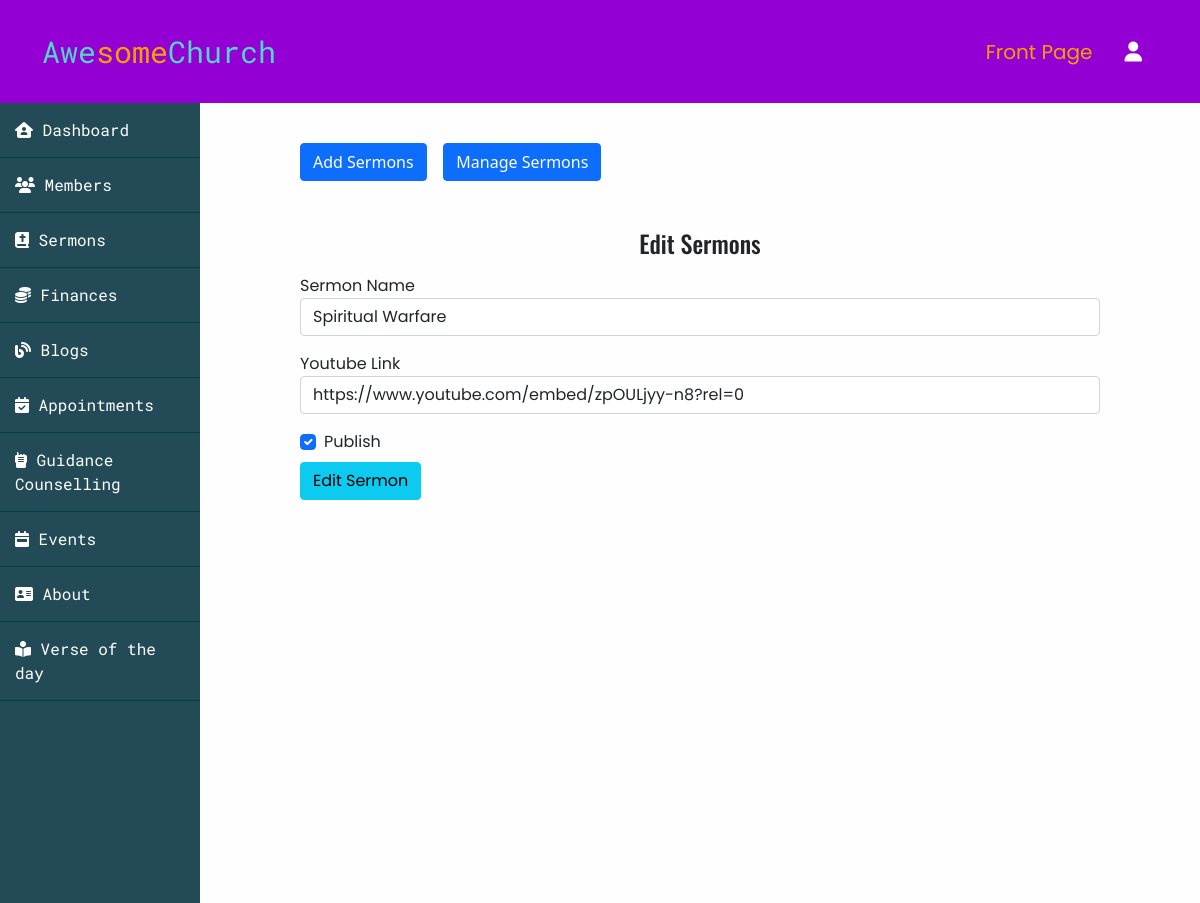
The page /admin/sermons/editSermon.php?id=2 on the database its author committed.
### tables this page shows
CREATE TABLE `sermons` (
  `id` int(255) NOT NULL,
  `admin_id` int(255) NOT NULL,
  `sermon_name` varchar(255) NOT NULL,
  `youtube_link` varchar(255) NOT NULL,
  `publish` tinyint(4) NOT NULL
);

### app/controllers/sermons.php (called while the page is built, shortened)
<?php
    include(ROOT_PATH . "/app/database/db.php");
    $table = 'sermons';
    if (isset($_GET['id'])) {
        $id = $_GET['id'];
        $sermon = selectOne($table, ['id' => $id]);
        $sermon_name = $sermon['sermon_name'];
        $youtube_link = $sermon['youtube_link'];
    }

### app/database/db.php (called while the page is built, shortened)
<?php
    require("connect.php");
    function executeQuery($sql, $data){
        global $conn;
        $stmt = $conn->prepare($sql);
        $values = array_values($data);
        $types = str_repeat('s', count($values));
        $stmt->bind_param($types, ...$values);
        $stmt->execute();
        return $stmt;
    }
    function selectOne($table, $conditions){
        $sql = "SELECT * FROM $table";
        $i = 0;
        foreach($conditions as $key => $value){
            if ($i === 0) {
                $sql = $sql . " WHERE $key = ?";
            }else{
                $sql = $sql . " AND $key = ?";
            }
            $i++;
        }
        $sql = $sql . " LIMIT 1";
        $stmt = executeQuery($sql, $conditions);
        $records = $stmt->get_result()->fetch_assoc();
        return $records;
    }

### admin/sermons/editSermon.php (the view, shortened to what this page needs)
<?php
    include(ROOT_PATH . "/app/controllers/sermons.php");
?>
<!DOCTYPE html>
<html lang="en">
<head>
    <link href="https://cdn.jsdelivr.net/npm/bootstrap@5.1.3/dist/css/bootstrap.min.css" rel="stylesheet">
    <link rel="stylesheet" href="https://cdnjs.cloudflare.com/ajax/libs/font-awesome/6.1.0/css/all.min.css" />
    <link rel="stylesheet" href="https://cdnjs.cloudflare.com/ajax/libs/OwlCarousel2/2.3.4/assets/owl.carousel.min.css" />
    <link rel="stylesheet" href="https://cdnjs.cloudflare.com/ajax/libs/OwlCarousel2/2.3.4/assets/owl.theme.default.min.css" />
    <link rel="stylesheet" href="<?php echo BASE_URL . "/assets/css/index.css" ?>">
    <link rel="stylesheet" href="<?php echo BASE_URL . "/assets/css/admin.css" ?>">
</head>
<body>
    <?php
        include(ROOT_PATH . '/app/includes/adminHeader.php');
    ?>
    <section class="admin-main-content">
        <?php
            include(ROOT_PATH . '/app/includes/innerAdminSideBarLinks.php');
        ?>
        <div class="admin-mainbar">
            <span><a href="<?php echo BASE_URL . "/admin/sermons/addSermons.php" ?>" class="btn btn-primary">Add Sermons</a></span> &nbsp;&nbsp;
            <span><a href="<?php echo BASE_URL . "/admin/sermons/index.php" ?>" class="btn btn-primary">Manage Sermons</a></span>
            <div class="py-5">
                <h4 class="font-oswald text-center">Edit Sermons</h4>
                <form action="editSermon.php" method="post" class="font-poppins">
                    <div class="form-group mb-3">
                        <label for="user">Sermon Name</label>
                        <input type="text" name="sermon_name" value="<?php echo $sermon_name ?>"  id="sermon-name" placeholder="Enter Sermon Name" class="form-control">
                    </div>
                    <div class="form-group mb-3">
                        <label for="email">Youtube Link</label>
                        <input type="text" name="youtube_link" value="<?php echo $youtube_link ?>"  id="youtube-link" placeholder="Enter Youtube Link" class="form-control">
                    </div>
                    <div class="form-check mb-2">
                        <?php if(empty($publish) && $publish == 0): ?>
                            <input class="form-check-input" name="publish" type="checkbox">
                            <label class="form-check-label">
                                Publish
                            </label>
                        <?php else: ?>
                            <input class="form-check-input" name="publish" type="checkbox" checked>
                            <label class="form-check-label">
                                Publish
                            </label>
                        <?php endif; ?>
                    </div>
                    <button type="submit" name="btnEditSermon" class="btn btn-info">Edit Sermon</button>
                </form>
            </div>
        </div>
    </section>
</body>
</html>

### assets/css/index.css (style rules this page uses)
.font-oswald { font-family: 'Oswald', sans-serif; }
.font-poppins { font-family: 'Poppins', sans-serif; }
html, body { height: 100%; padding: 0px; margin: 0px; background: #fffeff; box-sizing: border-box; }

### assets/css/admin.css (style rules this page uses)
html, body { padding: 0px; margin: 0px; }
.admin-main-content { display: flex; height: calc(100% - 66px); flex-direction: row; height: 100%; }
.admin-main-content .admin-mainbar { flex: 8; height: auto; padding: 40px 100px 100px; overflow-y: scroll; }

### rows shown on the page
sermons: sermon_name "Spiritual Warfare", youtube_link "https://www.youtube.com/embed/zpOULjyy-n8?rel=0"
